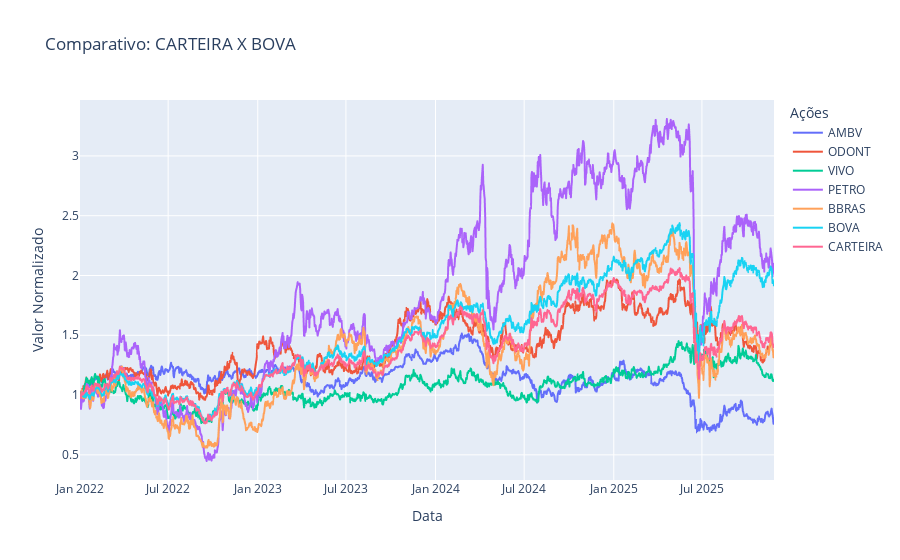

Here is the notebook cell this chart was saved with:
### Markdown cell above
Geramos um gráfico dinâmico para comparar as ações separadas X carteira recem criada:

### Code cell
# Normalizar os dados se ainda não estiverem normalizados
for i in acoes_normalizadas.columns[1:]:
    acoes_normalizadas[i] = acoes_normalizadas[i] / acoes_normalizadas[i][0]

# Adicionando a coluna 'CARTEIRA'
acoes_normalizadas['CARTEIRA'] = acoes_normalizadas.drop(columns=['Date']).mean(axis=1)

# Criar o gráfico com hover_data
grafico = px.line(
    acoes_normalizadas,
    x='Date',
    y=acoes_normalizadas.columns[1:],  # Ações individuais e 'CARTEIRA'
    title='Comparativo: CARTEIRA X BOVA',
    hover_data={'Date': '|%B %d, %Y'},  # Exibe a data formatada
    labels={'value': 'Valor Normalizado', 'variable': 'Ação'},
)

# Configurar o layout do gráfico
grafico.update_layout(xaxis_title='Data', yaxis_title='Valor Normalizado', legend_title='Ações')

# Mostrar o gráfico
grafico.show()

### Figure 1 — Plotly figure (JSON) as saved in the notebook; plotly's stock layout.template omitted (floating-point values rounded to 4 significant figures; data arrays with more than 128 entries replaced by an {"elided": "..."} marker saying what was removed)
{"data": [{"hovertemplate": "Ação=AMBV<br>Date=%{x|%B %d, %Y}<br>Valor Normalizado=%{y}<extra></extra>", "legendgroup": "AMBV", "line": {"color": "#636efa", "dash": "solid"}, "marker": {"symbol": "circle"}, "mode": "lines", "name": "AMBV", "showlegend": true, "type": "scattergl", "x": {"elided": "1426 str values"}, "xaxis": "x", "y": {"elided": "1426 float values"}, "yaxis": "y"}, {"hovertemplate": "Ação=ODONT<br>Date=%{x|%B %d, %Y}<br>Valor Normalizado=%{y}<extra></extra>", "legendgroup": "ODONT", "line": {"color": "#EF553B", "dash": "solid"}, "marker": {"symbol": "circle"}, "mode": "lines", "name": "ODONT", "showlegend": true, "type": "scattergl", "x": {"elided": "1426 str values"}, "xaxis": "x", "y": {"elided": "1426 float values"}, "yaxis": "y"}, {"hovertemplate": "Ação=VIVO<br>Date=%{x|%B %d, %Y}<br>Valor Normalizado=%{y}<extra></extra>", "legendgroup": "VIVO", "line": {"color": "#00cc96", "dash": "solid"}, "marker": {"symbol": "circle"}, "mode": "lines", "name": "VIVO", "showlegend": true, "type": "scattergl", "x": {"elided": "1426 str values"}, "xaxis": "x", "y": {"elided": "1426 float values"}, "yaxis": "y"}, {"hovertemplate": "Ação=PETRO<br>Date=%{x|%B %d, %Y}<br>Valor Normalizado=%{y}<extra></extra>", "legendgroup": "PETRO", "line": {"color": "#ab63fa", "dash": "solid"}, "marker": {"symbol": "circle"}, "mode": "lines", "name": "PETRO", "showlegend": true, "type": "scattergl", "x": {"elided": "1426 str values"}, "xaxis": "x", "y": {"elided": "1426 float values"}, "yaxis": "y"}, {"hovertemplate": "Ação=BBRAS<br>Date=%{x|%B %d, %Y}<br>Valor Normalizado=%{y}<extra></extra>", "legendgroup": "BBRAS", "line": {"color": "#FFA15A", "dash": "solid"}, "marker": {"symbol": "circle"}, "mode": "lines", "name": "BBRAS", "showlegend": true, "type": "scattergl", "x": {"elided": "1426 str values"}, "xaxis": "x", "y": {"elided": "1426 float values"}, "yaxis": "y"}, {"hovertemplate": "Ação=BOVA<br>Date=%{x|%B %d, %Y}<br>Valor Normalizado=%{y}<extra></extra>", "legendgroup": "BOVA", "line": {"color": "#19d3f3", "dash": "solid"}, "marker": {"symbol": "circle"}, "mode": "lines", "name": "BOVA", "showlegend": true, "type": "scattergl", "x": {"elided": "1426 str values"}, "xaxis": "x", "y": {"elided": "1426 float values"}, "yaxis": "y"}, {"hovertemplate": "Ação=CARTEIRA<br>Date=%{x|%B %d, %Y}<br>Valor Normalizado=%{y}<extra></extra>", "legendgroup": "CARTEIRA", "line": {"color": "#FF6692", "dash": "solid"}, "marker": {"symbol": "circle"}, "mode": "lines", "name": "CARTEIRA", "showlegend": true, "type": "scattergl", "x": {"elided": "1426 str values"}, "xaxis": "x", "y": {"elided": "1426 float values"}, "yaxis": "y"}], "layout": {"legend": {"title": {"text": "Ações"}, "tracegroupgap": 0}, "title": {"text": "Comparativo: CARTEIRA X BOVA"}, "xaxis": {"anchor": "y", "domain": [0, 1], "title": {"text": "Data"}}, "yaxis": {"anchor": "x", "domain": [0, 1], "title": {"text": "Valor Normalizado"}}}}
